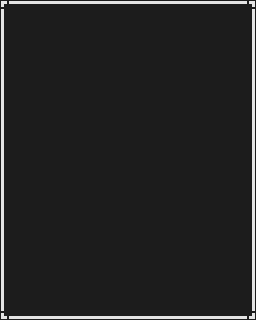

A 2D game scene composited from a Tiled map and its tileset images. What follows is a short description and the map's XML, with each tile layer's data collapsed to a summary:
An orthogonal 32x40 tile map with 8x8 px tiles, 2 tile layers (Base, Second), 2 tilesets.

<map version="1.4" tiledversion="1.4.3" orientation="orthogonal" renderorder="right-down" width="32" height="40" tilewidth="8" tileheight="8" infinite="0" nextlayerid="3" nextobjectid="1">
 <tileset firstgid="1" source="../Tilesets/patterns.tsx" />
 <tileset firstgid="4097" source="../Tilesets/Font.tsx" />
 <layer id="1" name="Base" width="32" height="40">
  <data>[1280 cells, 1280 non-empty, 43 distinct tile ids]</data>
 </layer>
 <layer id="2" name="Second" width="32" height="40">
  <data>[1280 cells, 508 non-empty, 5 distinct tile ids]</data>
 </layer>
</map>
